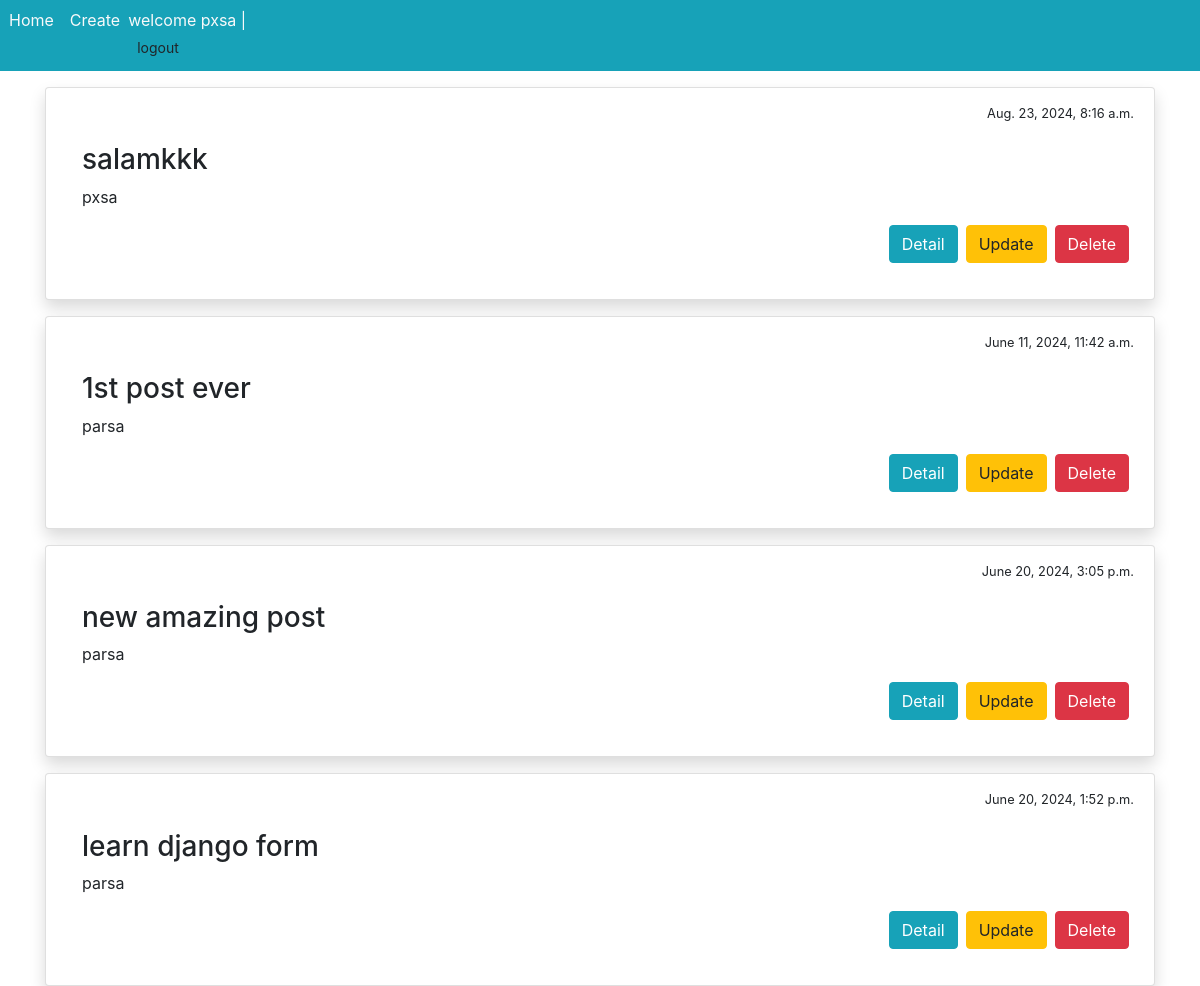
Screenshot of /blog/ (signed in) with the database file from the repository.
### blog/models.py (models this page shows, shortened)
class Post(models.Model):
    STATUS_CHOICES = (
        ('pub', 'Published'),
        ('drf', 'Draft'),
    )
    title = models.CharField(max_length=100)
    text = models.TextField()
    date_created = models.DateTimeField(auto_now_add=True)
    date_modified = models.DateTimeField(auto_now=True)
    status = models.CharField(choices=STATUS_CHOICES, default='drf', max_length=3)
    author = models.ForeignKey('auth.User', on_delete=models.CASCADE, null=True)

### blog/views.py (the view)
# urls.py: path('', views.PostList.as_view(), name='all_posts'),
class PostList(generic.ListView):
    model = Post
    template_name = 'blog/posts.html'
    context_object_name = 'posts'
    def get_queryset(self):
        return Post.objects.filter(status='pub').order_by('-date_modified')

### blog/templates/blog/posts.html (shortened to what this page needs)
{% extends '_base.html'%}
{%block content%}
   {% for post in posts %}
   <div class="card mt-3 p-3 shadow">
      <div class="row justify-content-end mr-1">
         <small>{{ post.date_created }}</small>
      </div>
      <div class="card-body">
          <h3>{{ post.title }}</h3>
          <p> {{ post.author }}</p>
            <div class="row justify-content-end">
               <a class="btn btn-info mx-1" href="{% url 'post_detail' post.id %}">Detail</a>
               <a class="btn btn-warning mx-1" href="{% url 'update_post' post.id %}">Update</a>
               <a class="btn btn-danger mx-1" href="{% url 'remove_post' post.id %}">Delete</a>
            </div>
      </div>
   </div>
   {% endfor %}
{%endblock%}

### templates/_base.html (shortened to what this page needs)
<!DOCTYPE html>
<html lang="en">
<head>
    <link rel="stylesheet" href="https://cdn.jsdelivr.net/npm/bootstrap@4.3.1/dist/css/bootstrap.min.css">
</head>
<body>
    <nav class="navbar navbar-light bg-info text-light">
        <div class="row justify-content-start g-3 text-align-center align-item-center">
            <div>
                <a class="text-light mb-0 m-2" href="{% url 'all_posts' %}">Home</a>
            </div>
            <div>
                <a class="text-light mb-0 m-2" href="{% url 'create_post' %}">Create</a>
            </div>
            <div>
                {% if user.is_authenticated %}
                    welcome {{user.username}} |
                    <form class="inline-block" action="{% url 'logout' %}" method='POST'>
                        <button class="btn btn-sm" type="submit">logout</button>
                    </form>
                {% else %}
                    <a class = "text-light" href="{% url 'login' %}">login</a> | <a class = "text-light" href="{% url 'signup' %}">Sign up</a>
                {% endif %}
            </div>
        </div>
    </nav>
    <div class="container">
        {%block content%}
        {%endblock%}
    </div>
</body>
</html>

### rows the page displays
Post: date_created "Aug. 23, 2024, 8:16 a.m.", title "salamkkk", author "pxsa"
Post: date_created "June 11, 2024, 11:42 a.m.", title "1st post ever", author "parsa"
Post: date_created "June 20, 2024, 3:05 p.m.", title "new amazing post", author "parsa"
Post: date_created "June 20, 2024, 1:52 p.m.", title "learn django form", author "parsa"

### other values shown
{{ user.username }} "pxsa"
